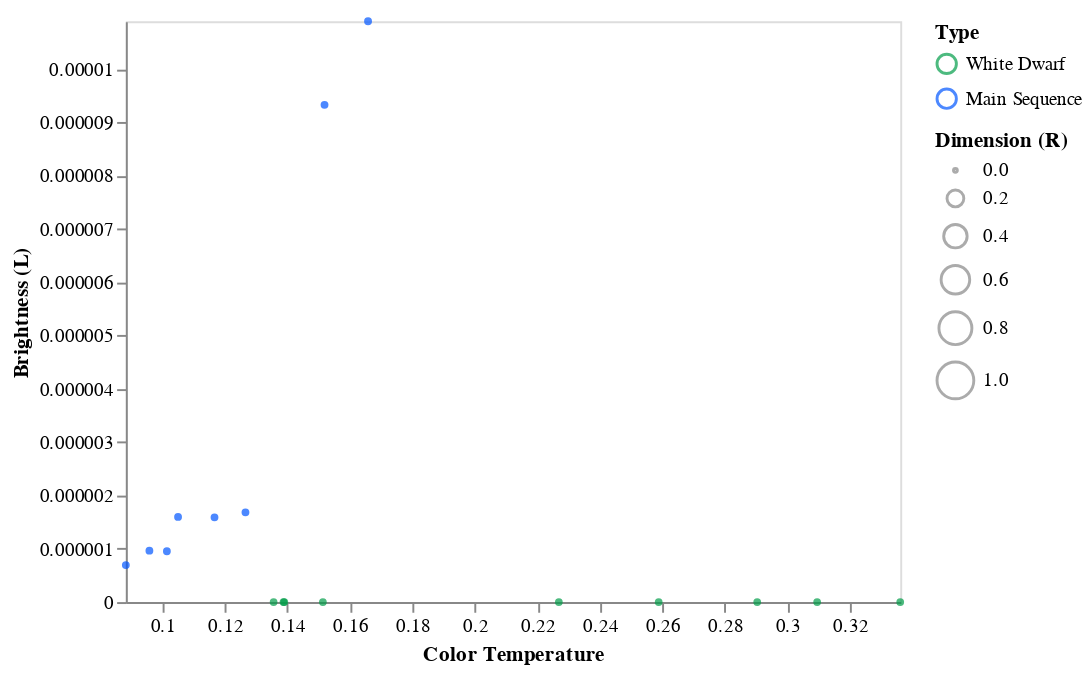

Here is the notebook cell this chart was saved with:
### Markdown cell above
In questo grafico possiamo vedere come in questa classe spettrale siano presenti tre tipi diversi di stelle di dimensione, luminosità e temperatura di colore variabile. Bisogna notare come la temperatura di tutte le stelle di questa classe spettrale sia particolarmente bassa.

Le stelle di dimensione maggiore appartengono al gruppo delle Hyper Giants mentre le stelle delle altre categorie sono molto piccole. A tal proprosito è possibile notare come le White Dwarf siano talmente piccole da perdersi nel grafico e le Main Sequence hanno una luminosità bassissima, prossima allo zero.

### Code cell
data = dataset[dataset['Spectral_Class'] == 'F']

dom = ['White Dwarf', 'Main Sequence']
rng = ['#029c49', '#0055ff']

alt.Chart(data).mark_point().encode( 
    
    x = alt.X('Temperature',
         scale = alt.Scale(domain = (min(data.Temperature), max(data.Temperature))),
         axis = alt.Axis(format='K', title='Color Temperature', grid = False)
         ),
    
    y = alt.Y('L',
         scale = alt.Scale(domain = (min(data.L), max(data.L))),
         axis = alt.Axis(format='K', title='Brightness (L)', grid = False)
         ),
    
    size = alt.Size('R', 
                    scale = alt.Scale(domain = [0, 1]), 
                    legend = alt.Legend(title = 'Dimension (R)')
                   ),
    
    color = alt.Color('Type', scale=alt.Scale(domain=dom, range=rng)
                     )
    
)

### Figure 1 — Vega-Lite specification as saved in the notebook (floating-point values rounded to 4 significant figures)
{"config": {"view": {"continuousWidth": 400, "continuousHeight": 300}}, "data": {"name": "data-c24abd3700b6eaddd9c83643b35a87a6"}, "mark": "point", "encoding": {"color": {"type": "nominal", "field": "Type", "scale": {"domain": ["White Dwarf", "Main Sequence"], "range": ["#029c49", "#0055ff"]}}, "size": {"type": "quantitative", "field": "R", "legend": {"title": "Dimension (R)"}, "scale": {"domain": [0, 1]}}, "x": {"type": "quantitative", "axis": {"format": "K", "grid": false, "title": "Color Temperature"}, "field": "Temperature", "scale": {"domain": [0.08831, 0.3361]}}, "y": {"type": "quantitative", "axis": {"format": "K", "grid": false, "title": "Brightness (L)"}, "field": "L", "scale": {"domain": [0.0, 1.089e-05]}}}, "$schema": "https://vega.github.io/schema/vega-lite/v4.8.1.json", "datasets": {"data-c24abd3700b6eaddd9c83643b35a87a6": [{"Temperature": 0.1388, "L": 1.06e-10, "R": 1.334e-06, "A_M": 0.8177, "Color": "White", "Spectral_Class": "F", "Type": "White Dwarf"}, {"Temperature": 0.2903, "L": 5.886e-12, "R": 7.39e-07, "A_M": 0.7552, "Color": "White", "Spectral_Class": "F", "Type": "White Dwarf"}, {"Temperature": 0.1514, "L": 3.532e-11, "R": 2.258e-06, "A_M": 0.8252, "Color": "White", "Spectral_Class": "F", "Type": "White Dwarf"}, {"Temperature": 0.2588, "L": 8.241e-11, "R": 1.334e-06, "A_M": 0.7664, "Color": "White", "Spectral_Class": "F", "Type": "White Dwarf"}, {"Temperature": 0.139, "L": 0.0, "R": 2.361e-06, "A_M": 0.813, "Color": "Yellow", "Spectral_Class": "F", "Type": "White Dwarf"}, {"Temperature": 0.1014, "L": 9.535e-07, "R": 0.0004576, "A_M": 0.5306, "Color": "White-Yellow", "Spectral_Class": "F", "Type": "Main Sequence"}, {"Temperature": 0.1266, "L": 1.683e-06, "R": 0.0005705, "A_M": 0.4481, "Color": "White-Yellow", "Spectral_Class": "F", "Type": "Main Sequence"}, {"Temperature": 0.1167, "L": 1.589e-06, "R": 0.0004986, "A_M": 0.4644, "Color": "White-Yellow", "Spectral_Class": "F", "Type": "Main Sequence"}, {"Temperature": 0.105, "L": 1.597e-06, "R": 0.0005633, "A_M": 0.5122, "Color": "White-Yellow", "Spectral_Class": "F", "Type": "Main Sequence"}, {"Temperature": 0.09585, "L": 9.641e-07, "R": 0.0005038, "A_M": 0.53, "Color": "White-Yellow", "Spectral_Class": "F", "Type": "Main Sequence"}, {"Temperature": 0.1356, "L": 2.472e-10, "R": 1.848e-06, "A_M": 0.8133, "Color": "White-Yellow", "Spectral_Class": "F", "Type": "White Dwarf"}, {"Temperature": 0.2269, "L": 7.064e-11, "R": 4.106e-07, "A_M": 0.7486, "Color": "White", "Spectral_Class": "F", "Type": "White Dwarf"}, {"Temperature": 0.3095, "L": 1.177e-10, "R": 2.669e-07, "A_M": 0.7783, "Color": "White", "Spectral_Class": "F", "Type": "White Dwarf"}, {"Temperature": 0.08831, "L": 6.945e-07, "R": 0.0004627, "A_M": 0.5444, "Color": "White-Yellow", "Spectral_Class": "F", "Type": "Main Sequence"}, {"Temperature": 0.1519, "L": 9.324e-06, "R": 0.0006834, "A_M": 0.449, "Color": "White-Yellow", "Spectral_Class": "F", "Type": "Main Sequence"}, {"Temperature": 0.3361, "L": 3.532e-11, "R": 2.669e-07, "A_M": 0.7758, "Color": "White", "Spectral_Class": "F", "Type": "White Dwarf"}, {"Temperature": 0.1658, "L": 1.089e-05, "R": 0.0009862, "A_M": 0.3421, "Color": "White-Yellow", "Spectral_Class": "F", "Type": "Main Sequence"}]}}
